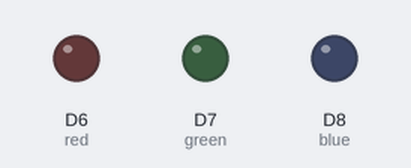
Simulated run of this sketch. Board: ESP8266 (NodeMCU). Parts: output pins drawn as LEDs (lit = HIGH). WiFi joins after 1.5 s; servers stay silent unless stated; the Firebase database answers and starts empty; what the sketch prints to the serial monitor is not drawn.

Above: at 1.6 s.
Timing chart, 0 to 3.3 s (numbered marks = the images above):
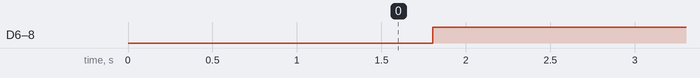

Measured:
- by itself, D6 (red), D7 (green), D8 (blue): LOW → HIGH at 1.8 s

The sketch:

sketch_04.ino
```cpp
#include <ESP8266WiFi.h>
#include <FirebaseArduino.h>

#define WIFI_SSID "YOUR_SSID"
#define WIFI_SSID "YOUR_PASSWORD"

#define FIREBASE_HOST "iot-openhouse-2019.firebaseio.com"
#define FIREBASE_AUTH "z46ng4bNnMlfLx4oFXRjtaOGcHSqeb6wGShYTpnT"

int red = D6;
int green = D7;
int blue = D8;

void setup() {
  Serial.begin(9600);
  WiFi.begin(WIFI_SSID);
  Serial.print("connecting");
  while (WiFi.status() != WL_CONNECTED) {
    Serial.print(".");
    delay(500);}
  Serial.println();
  Serial.print("connected: ");
  Serial.println(WiFi.localIP());
  Firebase.begin(FIREBASE_HOST, FIREBASE_AUTH);

  //Light Setup
  pinMode(red, OUTPUT);
  pinMode(green, OUTPUT);
  pinMode(blue, OUTPUT);

  }

void loop() {
  int led = Firebase.getInt("led");
  int color = Firebase.getInt("color");

  if(color==1 && led==1){
    digitalWrite(red, HIGH);
    digitalWrite(green, LOW);
    digitalWrite(blue, HIGH);
  }else if(color==2 && led==1){
    digitalWrite(red, LOW);
    digitalWrite(green, HIGH);
    digitalWrite(blue, HIGH);
  }else if(color==3 && led==1){
    digitalWrite(red, LOW);
    digitalWrite(green, LOW);
    digitalWrite(blue, HIGH);
  }else if(color==4 && led==1){
    digitalWrite(red, HIGH);
    digitalWrite(green, LOW);
    digitalWrite(blue, LOW);
  }else if(color==5 && led==1){
    digitalWrite(red, LOW);
    digitalWrite(green, HIGH);
    digitalWrite(blue, LOW);
  }else if(color==6 && led==1){
    digitalWrite(red, LOW);
    digitalWrite(green, LOW);
    digitalWrite(blue, LOW);
  }else{
    digitalWrite(red, HIGH);
    digitalWrite(green, HIGH);
    digitalWrite(blue, HIGH);
  }
}
```
